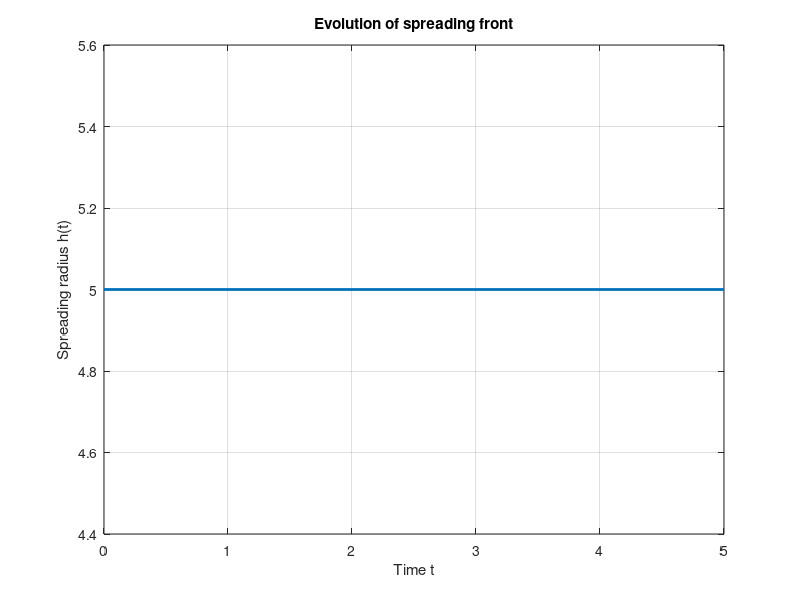
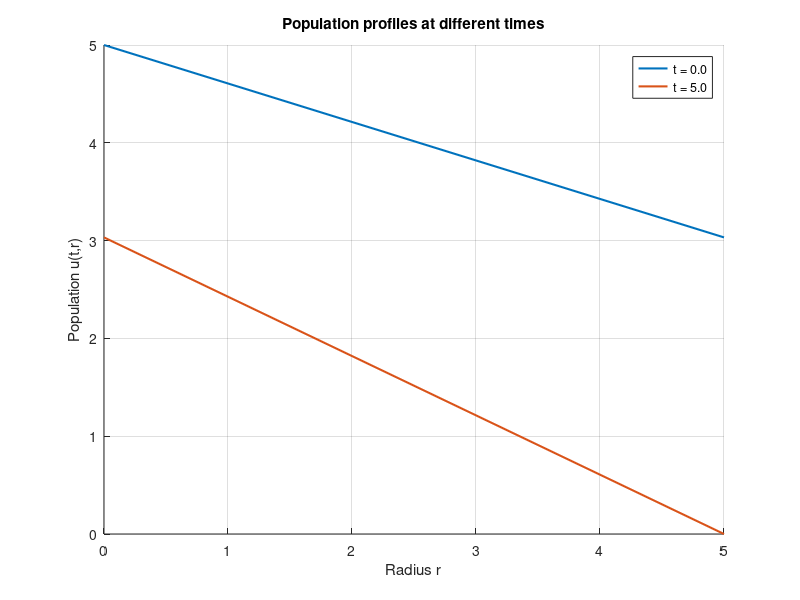

The MATLAB source for these figures, in order:
function free_boundary_singlefile()
% 自由边界模型单文件整合版（含用户输入和图形保持）

% 清除工作区并关闭现有图形
clear;
close all;

% 用户输入参数
a = input('请输入内在增长率a：');
b = input('请输入种内竞争系数b：');
d = input('请输入扩散率d：');
mu = input('请输入自由边界条件系数mu：');
h0 = input('请输入初始种群范围半径h0：');
umax = input('请输入初始种群的最大值umax：');
sigma = input('请输入初始种群分布的宽度参数sigma：');
T = input('请输入模拟的最终时间T：');
H = input('请输入大空间域边界H（需远大于h0）：');
dr = input('请输入空间步长dr：');
dt = input('请输入时间步长dt：');

% 执行主计算函数
[u, h, t, r] = free_boundary_core(a, b, d, mu, h0, umax, sigma, T, H, dr, dt);

% 添加图形保持命令
disp('计算完成，图形窗口已保持打开状态。');
disp('请手动关闭图形窗口以结束程序。');
drawnow;  % 强制刷新图形
waitforbuttonpress;  % 等待用户操作后才退出
end

function [u, h, t, r] = free_boundary_core(a, b, d, mu, h0, umax, sigma, T, H, dr, dt)
% 核心计算函数
r = 0:dr:H;
t = 0:dt:T;
Nr = length(r);
Nt = length(t);

u = zeros(Nt, Nr);
h = zeros(Nt, 1);

% 初始化
h(1) = h0;
for j = 1:Nr
    if r(j) <= h0
        u(1,j) = umax * exp(-(r(j)^2)/(2*sigma^2));
    else
        u(1,j) = 0;
    end
end

[~, idx] = min(abs(r - h0));
h(1) = r(idx);

% 时间步进
for i = 1:Nt-1
    h_current = h(i);
    [~, hidx] = min(abs(r - h_current));
    
    u_new = u(i,:);
    
    % 空间离散
    for j = 2:hidx-1
        N = 2;  % 保持二维扩散
        if r(j) > 0
            laplacian = d*(u(i,j+1)-2*u(i,j)+u(i,j-1))/dr^2 + ...
                        d*(N-1)/r(j)*(u(i,j+1)-u(i,j-1))/(2*dr);
        else
            laplacian = d*2*(u(i,2)-u(i,1))/dr^2;
        end
        reaction = a*u(i,j) - b*u(i,j)^2;
        u_new(j) = u(i,j) + dt*(laplacian + reaction);
    end
    
    % 边界处理
    u_new(1) = u_new(2);
    u_new(hidx:end) = 0;
    
    % 更新自由边界
    if hidx > 1
        ur_at_boundary = (u_new(hidx-1)-u_new(hidx))/dr;
        if hidx > 3
            ur_smoothed = (3*ur_at_boundary + 2*(u_new(hidx-2)-u_new(hidx-1))/dr + ...
                          (u_new(hidx-3)-u_new(hidx-2))/dr)/6;
            ur_at_boundary = ur_smoothed;
        end
        h(i+1) = h(i) - mu*ur_at_boundary*dt;
        h(i+1) = max(h(i), h(i+1));
    else
        h(i+1) = h(i);
    end
    
    [~, new_hidx] = min(abs(r - h(i+1)));
    h(i+1) = r(new_hidx);
    u(i+1,:) = u_new;
    
    if h(i+1) >= H-dr
        u = u(1:i+1,:);
        h = h(1:i+1);
        t = t(1:i+1);
        break;
    end
end

% 可视化
figure(1)
plot(t, h, 'LineWidth', 2)
xlabel('Time t')
ylabel('Spreading radius h(t)')
title('Evolution of spreading front')
grid on

figure(2)
hold on
times_to_plot = unique(round(linspace(1, length(t), 5)));
colors = lines(length(times_to_plot));
for i = 1:length(times_to_plot)
    idx = times_to_plot(i);
    plot(r, u(idx,:), 'Color', colors(i,:), 'LineWidth', 1.5)
end
xlabel('Radius r')
ylabel('Population u(t,r)')
title('Population profiles at different times')
legend_str = arrayfun(@(x)sprintf('t = %.1f', t(x)), times_to_plot, 'UniformOutput', false);
legend(legend_str, 'Location', 'best')
grid on
set(gcf, 'Color', 'w')  % 设置白色背景

% 确保图形窗口保持打开
drawnow
end
